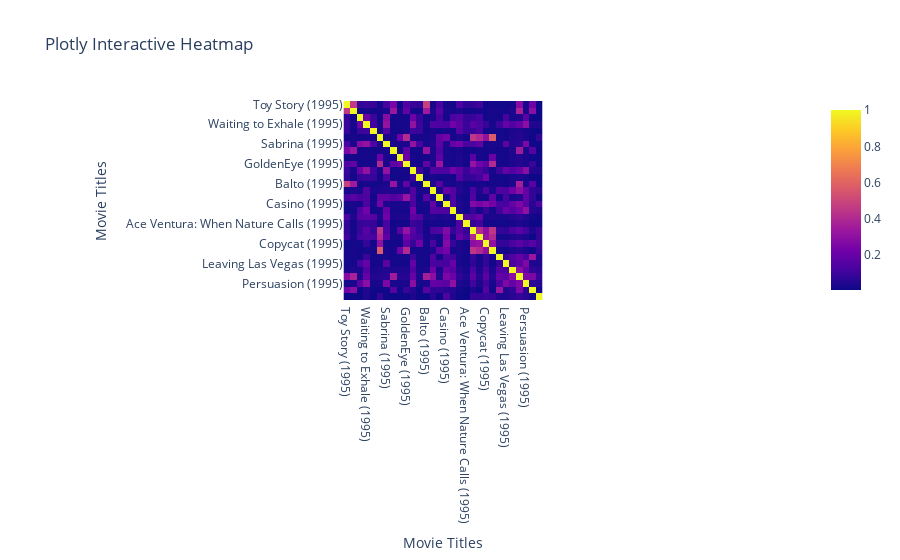

The cell this chart's notebook holds for it:
### Code cell
# Sample only 30 movies to prevent performance issues
sample_movies = movies.head(30).copy()

# Compute content similarity
from sklearn.feature_extraction.text import TfidfVectorizer
from sklearn.metrics.pairwise import linear_kernel

sample_movies['content'] = sample_movies['title'] + " " + sample_movies['genres']
tfidf = TfidfVectorizer(stop_words='english')
tfidf_matrix = tfidf.fit_transform(sample_movies['content'])
cosine_sim = linear_kernel(tfidf_matrix, tfidf_matrix)

# --- Plot 1: Plotly Heatmap ---
import plotly.express as px
fig1 = px.imshow(
    cosine_sim,
    x=sample_movies['title'],
    y=sample_movies['title'],
    labels={'x': 'Movie Titles', 'y': 'Movie Titles'},
    title="Plotly Interactive Heatmap"
)
fig1.show()

# --- Plot 2: Matplotlib + Seaborn Heatmap ---
import matplotlib.pyplot as plt
import seaborn as sns

plt.figure(figsize=(14, 12))
sns.heatmap(cosine_sim, xticklabels=sample_movies['title'], yticklabels=sample_movies['title'], cmap="magma", square=True)
plt.title("Matplotlib Heatmap")
plt.xticks(rotation=90)
plt.yticks(rotation=0)
plt.tight_layout()
plt.show()

### Figure 1 — Plotly figure (JSON) as saved in the notebook; plotly's stock layout.template omitted (floating-point values rounded to 4 significant figures; data arrays with more than 128 entries replaced by an {"elided": "..."} marker saying what was removed)
{"data": [{"coloraxis": "coloraxis", "hovertemplate": "Movie Titles: %{x}<br>Movie Titles: %{y}<br>color: %{z}<extra></extra>", "name": "0", "type": "heatmap", "x": ["Toy Story (1995)", "Jumanji (1995)", "Grumpier Old Men (1995)", "Waiting to Exhale (1995)", "Father of the Bride Part II (1995)", "Heat (1995)", "Sabrina (1995)", "Tom and Huck (1995)", "Sudden Death (1995)", "GoldenEye (1995)", "American President, The (1995)", "Dracula: Dead and Loving It (1995)", "Balto (1995)", "Nixon (1995)", "Cutthroat Island (1995)", "Casino (1995)", "Sense and Sensibility (1995)", "Four Rooms (1995)", "Ace Ventura: When Nature Calls (1995)", "Money Train (1995)", "Get Shorty (1995)", "Copycat (1995)", "Assassins (1995)", "Powder (1995)", "Leaving Las Vegas (1995)", "Othello (1995)", "Now and Then (1995)", "Persuasion (1995)", "City of Lost Children, The (Cité des enfants perdus, La) (1995)", "Shanghai Triad (Yao a yao yao dao waipo qiao) (1995)"], "xaxis": "x", "y": ["Toy Story (1995)", "Jumanji (1995)", "Grumpier Old Men (1995)", "Waiting to Exhale (1995)", "Father of the Bride Part II (1995)", "Heat (1995)", "Sabrina (1995)", "Tom and Huck (1995)", "Sudden Death (1995)", "GoldenEye (1995)", "American President, The (1995)", "Dracula: Dead and Loving It (1995)", "Balto (1995)", "Nixon (1995)", "Cutthroat Island (1995)", "Casino (1995)", "Sense and Sensibility (1995)", "Four Rooms (1995)", "Ace Ventura: When Nature Calls (1995)", "Money Train (1995)", "Get Shorty (1995)", "Copycat (1995)", "Assassins (1995)", "Powder (1995)", "Leaving Las Vegas (1995)", "Othello (1995)", "Now and Then (1995)", "Persuasion (1995)", "City of Lost Children, The (Cité des enfants perdus, La) (1995)", "Shanghai Triad (Yao a yao yao dao waipo qiao) (1995)"], "yaxis": "y", "z": {"elided": "30x30 float values"}}], "layout": {"coloraxis": {"colorscale": [[0, "#0d0887"], [0.1111, "#46039f"], [0.2222, "#7201a8"], [0.3333, "#9c179e"], [0.4444, "#bd3786"], [0.5556, "#d8576b"], [0.6667, "#ed7953"], [0.7778, "#fb9f3a"], [0.8889, "#fdca26"], [1, "#f0f921"]]}, "title": {"text": "Plotly Interactive Heatmap"}, "xaxis": {"anchor": "y", "constrain": "domain", "domain": [0, 1], "scaleanchor": "y", "title": {"text": "Movie Titles"}}, "yaxis": {"anchor": "x", "autorange": "reversed", "constrain": "domain", "domain": [0, 1], "title": {"text": "Movie Titles"}}}}
